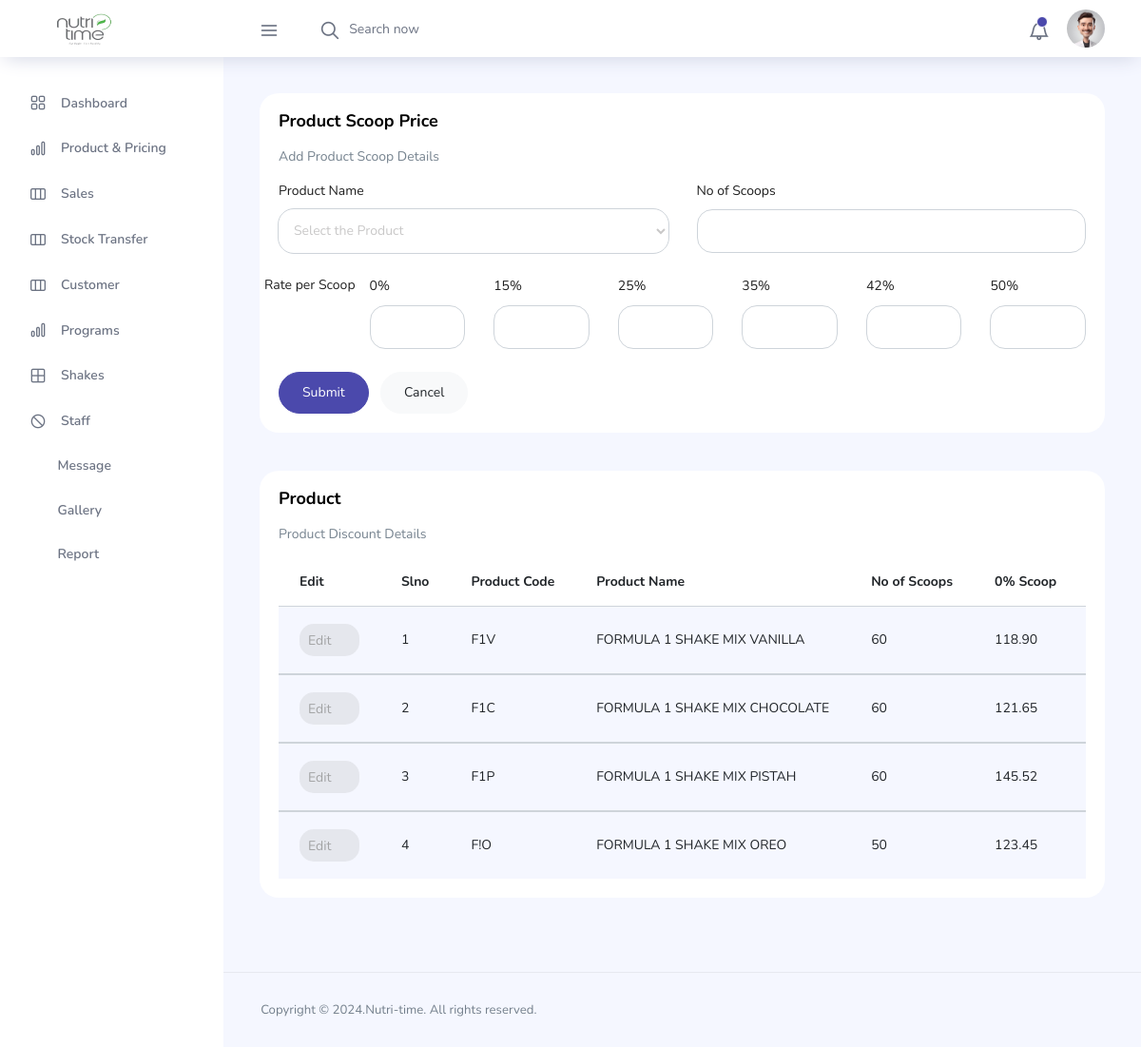
Before: /Admin/pages/admin-scoopprice.php (signed in) with the older database file.
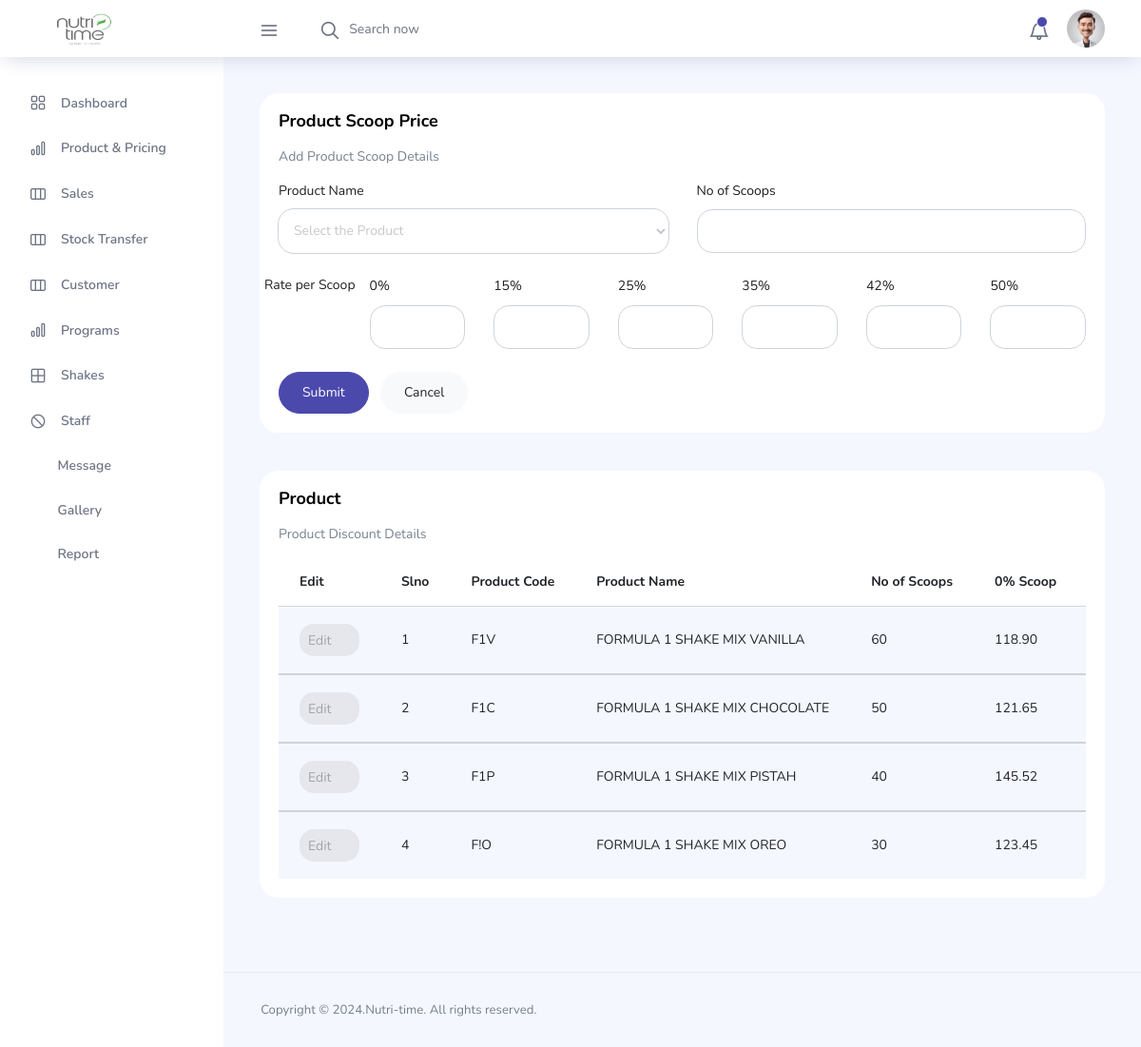
After: the same page with the newer database file.
### tables this page shows
CREATE TABLE `price` (
  `pri_id` int(11) NOT NULL,
  `pro_name` varchar(50) NOT NULL,
  `pro_code` varchar(20) NOT NULL,
  `pro_category` varchar(50) NOT NULL,
  `pro_subcat` varchar(50) NOT NULL,
  `pro_mrp` varchar(10) NOT NULL,
  `pro_price` varchar(20) NOT NULL,
  `pro_dis0` varchar(10) NOT NULL DEFAULT '1',
  `pro_dis15` varchar(10) NOT NULL,
  `pro_dis25` varchar(10) NOT NULL,
  `pro_dis35` varchar(10) NOT NULL,
  `pro_dis42` varchar(10) NOT NULL,
  `pro_dis50` varchar(10) NOT NULL,
  `pro_vp` varchar(100) NOT NULL,
  `pro_vptotal` varchar(10) NOT NULL,
  `pro_scoop` varchar(10) NOT NULL,
  `pro_scooptotal` varchar(10) NOT NULL,
  `pro_scoopqua` varchar(10) NOT NULL,
  `pro_scoop0` varchar(10) NOT NULL,
  `pro_scoop15` varchar(10) NOT NULL,
  `pro_scoop25` varchar(10) NOT NULL,
  `pro_scoop35` varchar(10) NOT NULL,
  `pro_scoop42` varchar(10) NOT NULL,
  `pro_scoop50` varchar(10) NOT NULL,
  `pro_quantity` varchar(10) NOT NULL,
  `pro_curquantity` varchar(10) NOT NULL,
  `pro_hsn` varchar(200) NOT NULL,
  `pro_img` varchar(100) NOT NULL,
  `pro_date` varchar(100) NOT NULL
);

### Admin/pages/admin-scoopprice.php (the view, shortened to what the changed rows need)
<?php
include './connect.php';
?>
<!DOCTYPE html>
<html lang="en">
<head>
  <link rel="stylesheet" href="../vendors/feather/feather.css">
  <link rel="stylesheet" href="../vendors/ti-icons/css/themify-icons.css">
  <link rel="stylesheet" href="../vendors/css/vendor.bundle.base.css">
  <link rel="stylesheet" href="../css/vertical-layout-light/style.css">
</head>
<body>
  <div class="container-scroller">
    <?php
    include './topbar.php';
    ?>
    <div class="main-panel">
      <div class="content-wrapper">
        <div class="row">
          <div class="col-12 grid-margin stretch-card">
            <div class="card">
              <div class="card-body">
                <h1 class="card-title">Product Scoop Price</h1>
              </div>
            </div>
          </div>
        </div>
        <div class="row ">
          <div class="col-lg-12 grid-margin stretch-card">
            <div class="card">
              <div class="card-body">
                <div class="table-responsive">
                  <table class="table table-striped">
                    <thead>
                      <tr>
                        <th>Edit</th>
                        <th>Slno</th>
                        <th>Product Code</th>
                        <th>Product Name</th>
                        <th>No of Scoops</th>
                        <th>0% Scoop</th>
                        <th>15% Scoop</th>
                      </tr>
                    </thead>
                    <?php
                    $sql = mysqli_query($conn, "SELECT * FROM price ORDER BY pri_id ");
                    $serialNo = 1;
                    while ($row = mysqli_fetch_assoc($sql)) {
                      $pri_id = $row['pri_id'];
                      $pri_cod = $row['pro_code'];
                      $pri_nam = $row['pro_name'];
                      $pri_scoop = $row['pro_scoop'];
                      $pri_scoop0 = $row['pro_scoop0'];
                      $pri_scoop15 = $row['pro_scoop15'];
                    ?>
                      <tbody>
                        <tr>
                          <td><a href="admin-scoopprice.php?pid=<?php echo $pri_id; ?>" class="btn btn-inverse-secondary btn-icon-text p-2">Edit<i class="ti-pencil-alt btn-icon-append"></i></a></td>
                          <td class="py-1"><?php echo $serialNo++; ?></td>
                          <td class="py-1"><?php echo $pri_cod; ?></td>
                          <td><?php echo $pri_nam; ?></td>
                          <td><?php echo $pri_scoop; ?></td>
                          <td><?php echo $pri_scoop0; ?></td>
                          <td><?php echo $pri_scoop15; ?></td>
                        </tr>
                      </tbody>
                    <?php
                    }
                    ?>
                  </table>
                </div>
              </div>
            </div>
          </div>
        </div>
      </div>
    </div>
  </div>
  </div>
</body>
</html>

Changed rows visible on the page:
changed price "FORMULA 1 SHAKE MIX CHOCOLATE": pro_scoop "60" → "50"
changed price "FORMULA 1 SHAKE MIX PISTAH": pro_scoop "60" → "40"
changed price "FORMULA 1 SHAKE MIX OREO": pro_scoop "50" → "30"
